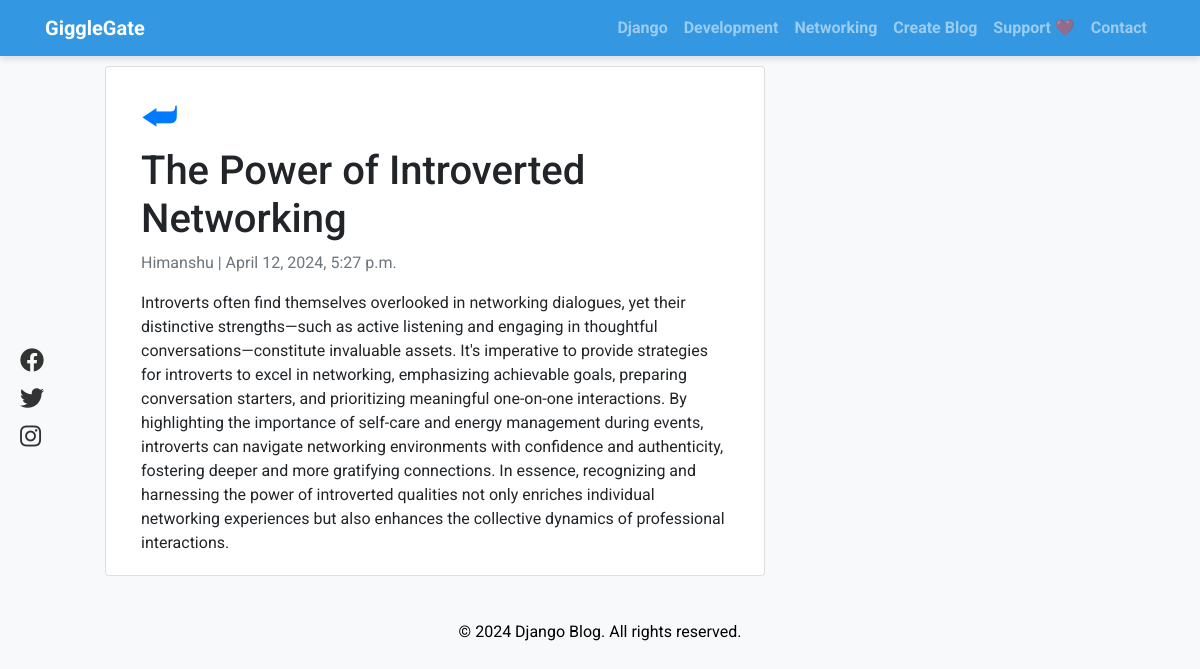
/networking/the-power-of-introverted-networking/, run on the app's committed database.
### Blog_app/models.py (models this page shows, shortened)
class Networking(models.Model):
    title = models.CharField(max_length=200, unique=True)
    slug = models.SlugField(max_length=200, unique=True)
    author = models.ForeignKey(User, on_delete=models.CASCADE, related_name='networking_posts')
    updated_on = models.DateTimeField(auto_now=True)
    content = models.TextField()
    created_on = models.DateTimeField(auto_now_add=True)
    status = models.IntegerField(choices=STATUS, default=0)
    image = models.ImageField(upload_to='images/', blank=True, null=True)
    class Meta:
        ordering = ['-created_on']

### Blog_app/views.py (the view)
# urls.py: path('networking/<slug:slug>/', views.NetworkingDetail.as_view(), name='networking_detail'),
class NetworkingDetail(generic.DetailView):
    model = Networking
    template_name = 'networking_detail.html'

### templates/networking_detail.html (shortened to what this page needs)
{% extends 'base.html' %}
{% block content %}
<div class="outer-container">
  <div class="inner-container">
    <div class="row">
      <div class="col-md-8 card mb-4 mt-3 left top">
        <div class="card-body">
          <a href="javascript:history.go(-1);"> <span style="font-size: 40px;">&#11176;</span> </a>
          <h1>{% block title %}{{ object.title }}{% endblock title %}</h1>
          <p class="text-muted">{{ networking.author }} | {{ networking.created_on }}</p>
          <p class="card-text">{{ object.content | safe }}</p>
        </div>
      </div>
    </div>
  </div>
</div>
{% endblock content %}

### templates/base.html (style rules this page uses)
body { font-family: "Roboto", sans-serif; font-size: 16px; background-color: #f8f9fa; }

### templates/networking_detail.html (style rules this page uses)
body { margin-top: 50px; margin-bottom: 50px; }
.outer-container { display: flex; justify-content: center; }
.inner-container { width: 100%; max-width: 80%; }

### templates/social.html (style rules this page uses)
.outer-container { display: flex; justify-content: center; position: relative; }
.inner-container { width: 100%; max-width: 80%; position: relative; }

### data on the page
Networking: title "The Power of Introverted Networking", author "Himanshu", created_on "April 12, 2024, 5:27 p.m.", content "Introverts often find themselves overlooked in networking dialogues, yet their distinctive strengths—such as active listening and engaging in thoughtful conversations—constitute invaluable assets. It's imperative to provide strategies for introverts to excel in networking, emphasizing achievable goals, preparing conversation starters, and prioritizing meaningful one-on-one interactions. By highlighting the importance of self-care and energy management during events, introverts can navigate networking environments with confidence and authenticity, fostering deeper and more gratifying connections. In essence, recognizing and harnessing the power of introverted qualities not only enriches…"
